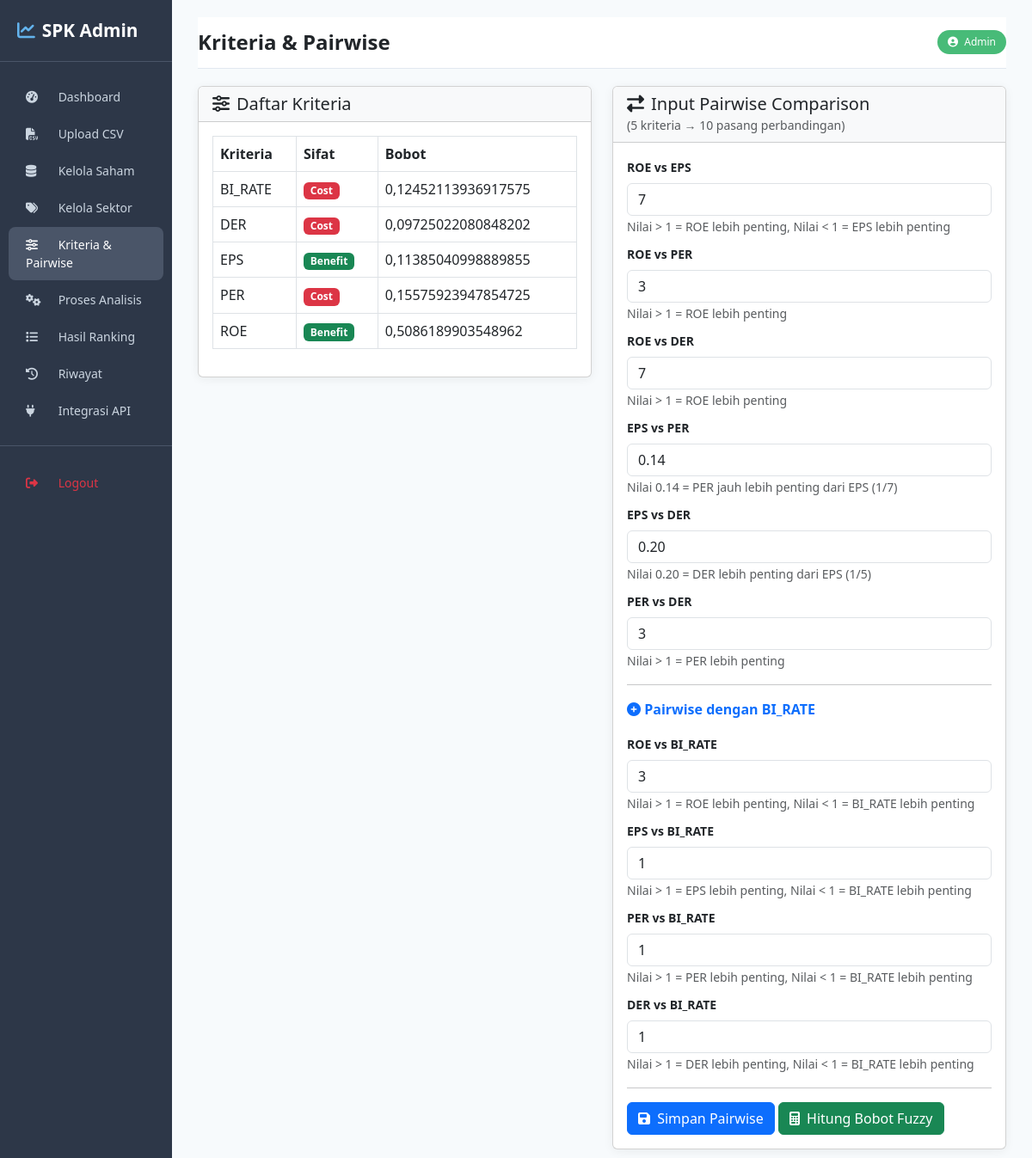
/admin-panel/kriteria-pairwise/ (signed in), run on the app's committed database.
### apps/kriteria/models.py (models this page shows, shortened)
class Kriteria(models.Model):
    class SifatKriteria(models.TextChoices):
        BENEFIT = 'BENEFIT', 'Benefit'
        COST = 'COST', 'Cost'
    kode = models.CharField(max_length=10, unique=True)
    nama = models.CharField(max_length=100)
    sifat = models.CharField(max_length=10, choices=SifatKriteria.choices, default=SifatKriteria.BENEFIT)
    bobot = models.FloatField(default=0.0)
    created_at = models.DateTimeField(auto_now_add=True)
    class Meta:
        verbose_name = "Kriteria"
        verbose_name_plural = "Daftar Kriteria"
        ordering = ['kode']

### apps/dashboard/views.py (the view, shortened to what this page needs)
# urls.py: path('kriteria-pairwise/', views.kriteria_pairwise, name='kriteria_pairwise'),
@login_required(login_url='dashboard:login')
def kriteria_pairwise(request):
    kriteria_list = Kriteria.objects.all().order_by('kode')
    pairwise_list = PairwiseComparison.objects.all()
    success_message = None
    error_message = None
    bobot_result = None
    pairwise_values = {}
    for p in pairwise_list:
        key = f"{p.kriteria_1.kode.lower()}_{p.kriteria_2.kode.lower()}"
        pairwise_values[key] = p.nilai_crisp
    print("=" * 60)
    print("PAIRWISE VALUES (SEBELUM POST):")
    for k, v in pairwise_values.items():
        print(f"  {k}: {v}")
    print("=" * 60)
    context = {
        'kriteria_list': kriteria_list,
        'pairwise_list': pairwise_list,
        'bobot_result': bobot_result,
        'pairwise_values': pairwise_values,
        'success': success_message,
        'error': error_message,
        'active': 'kriteria'
    }
    return render(request, 'dashboard/kriteria_pairwise.html', context)

### templates/dashboard/kriteria_pairwise.html (shortened to what this page needs)
{% extends 'base_admin.html' %}
{% block page_title %}Kriteria & Pairwise{% endblock %}
{% block content %}
<div class="row">
    <div class="col-md-6">
        <div class="card card-shadow">
            <div class="card-header bg-light">
                <h5 class="mb-0"><i class="fas fa-sliders-h me-2"></i>Daftar Kriteria</h5>
            </div>
            <div class="card-body">
                <table class="table table-bordered">
                    <thead>
                        <tr>
                            <th>Kriteria</th>
                            <th>Sifat</th>
                            <th>Bobot</th>
                        </tr>
                    </thead>
                    <tbody>
                        {% for kriteria in kriteria_list %}
                        <tr>
                            <td>{{ kriteria.kode }}</td>
                            <td>
                                {% if kriteria.sifat == 'BENEFIT' %}
                                <span class="badge bg-success">Benefit</span>
                                {% else %}
                                <span class="badge bg-danger">Cost</span>
                                {% endif %}
                            </td>
                            <td>{{ kriteria.bobot|default:"-" }}</td>
                        </tr>
                        {% empty %}
                        <tr>
                            <td colspan="3" class="text-center">Belum ada data kriteria.</td>
                        </tr>
                        {% endfor %}
                    </tbody>
                </table>
            </div>
        </div>
    </div>
    <div class="col-md-6">
        <div class="card card-shadow">
            <div class="card-header bg-light">
                <h5 class="mb-0"><i class="fas fa-exchange-alt me-2"></i>Input Pairwise Comparison</h5>
                <small class="text-muted">(5 kriteria → 10 pasang perbandingan)</small>
            </div>
            <div class="card-body">
                <form method="post">
                    <div class="mb-2">
                        <label class="form-label small fw-bold">ROE vs EPS</label>
                        <input type="number" class="form-control" name="roe_eps"
                               value="{{ pairwise_values.roe_eps|default:'7' }}" step="0.01" min="0.01" max="9">
                        <small class="text-muted">Nilai > 1 = ROE lebih penting, Nilai < 1 = EPS lebih penting</small>
                    </div>
                    <div class="mb-2">
                        <label class="form-label small fw-bold">ROE vs PER</label>
                        <input type="number" class="form-control" name="roe_per"
                               value="{{ pairwise_values.roe_per|default:'3' }}" step="0.01" min="0.01" max="9">
                        <small class="text-muted">Nilai > 1 = ROE lebih penting</small>
                    </div>
                    <div class="mb-2">
                        <label class="form-label small fw-bold">ROE vs DER</label>
                        <input type="number" class="form-control" name="roe_der"
                               value="{{ pairwise_values.roe_der|default:'7' }}" step="0.01" min="0.01" max="9">
                        <small class="text-muted">Nilai > 1 = ROE lebih penting</small>
                    </div>
                    <div class="mb-2">
                        <label class="form-label small fw-bold">EPS vs PER</label>
                        <input type="number" class="form-control" name="eps_per"
                               value="{{ pairwise_values.eps_per|default:'0.14' }}" step="0.01" min="0.01" max="9">
                        <small class="text-muted">Nilai 0.14 = PER jauh lebih penting dari EPS (1/7)</small>
                    </div>
                    <div class="mb-2">
                        <label class="form-label small fw-bold">EPS vs DER</label>
                        <input type="number" class="form-control" name="eps_der"
                               value="{{ pairwise_values.eps_der|default:'0.20' }}" step="0.01" min="0.01" max="9">
                        <small class="text-muted">Nilai 0.20 = DER lebih penting dari EPS (1/5)</small>
                    </div>
                    <div class="mb-2">
                        <label class="form-label small fw-bold">PER vs DER</label>
                        <input type="number" class="form-control" name="per_der"
                               value="{{ pairwise_values.per_der|default:'3' }}" step="0.01" min="0.01" max="9">
                        <small class="text-muted">Nilai > 1 = PER lebih penting</small>
                    </div>
                    <hr>
                    <p class="fw-bold text-primary"><i class="fas fa-plus-circle"></i> Pairwise dengan BI_RATE</p>
<div class="mb-2">
    <label class="form-label small fw-bold">ROE vs BI_RATE</label>
    <input type="text" class="form-control" name="roe_bi_rate"
           value="{{ pairwise_values.roe_bi_rate|default:'' }}"
           inputmode="decimal" placeholder="Contoh: 3">
    <small class="text-muted">Nilai > 1 = ROE lebih penting, Nilai < 1 = BI_RATE lebih penting</small>
</div>
<div class="mb-2">
    <label class="form-label small fw-bold">EPS vs BI_RATE</label>
    <input type="text" class="form-control" name="eps_bi_rate"
           value="{{ pairwise_values.eps_bi_rate|default:'' }}"
           inputmode="decimal" placeholder="Contoh: 2">
    <small class="text-muted">Nilai > 1 = EPS lebih penting, Nilai < 1 = BI_RATE lebih penting</small>
</div>
<div class="mb-2">
    <label class="form-label small fw-bold">PER vs BI_RATE</label>
    <input type="text" class="form-control" name="per_bi_rate"
           value="{{ pairwise_values.per_bi_rate|default:'' }}"
           inputmode="decimal" placeholder="Contoh: 0.5">
    <small class="text-muted">Nilai > 1 = PER lebih penting, Nilai < 1 = BI_RATE lebih penting</small>
</div>
<div class="mb-2">
    <label class="form-label small fw-bold">DER vs BI_RATE</label>
    <input type="text" class="form-control" name="der_bi_rate"
           value="{{ pairwise_values.der_bi_rate|default:'' }}"
           inputmode="decimal" placeholder="Contoh: 0.33">
    <small class="text-muted">Nilai > 1 = DER lebih penting, Nilai < 1 = BI_RATE lebih penting</small>
</div>
                    <hr>
                    <button type="submit" name="simpan_pairwise" class="btn btn-primary">
                        <i class="fas fa-save me-1"></i> Simpan Pairwise
                    </button>
                    <button type="submit" name="hitung_bobot" class="btn btn-success">
                        <i class="fas fa-calculator me-1"></i> Hitung Bobot Fuzzy
                    </button>
                </form>
            </div>
        </div>
    </div>
</div>
{% endblock %}

### templates/base_admin.html (style rules this page uses)
body { font-family: 'Segoe UI', Tahoma, Geneva, Verdana, sans-serif; background-color: #f7fafc; }
.card-shadow { box-shadow: 0 2px 12px rgba(0,0,0,0.06); }

### data on the page
Kriteria: kode "BI_RATE", sifat "Cost", bobot "0,12452113936917575"
Kriteria: kode "DER", sifat "Cost", bobot "0,09725022080848202"
Kriteria: kode "EPS", sifat "Benefit", bobot "0,11385040998889855"
Kriteria: kode "PER", sifat "Cost", bobot "0,15575923947854725"
Kriteria: kode "ROE", sifat "Benefit", bobot "0,5086189903548962"
